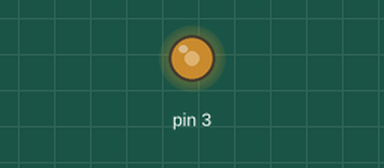
Simulated run of this sketch. Board: Arduino Uno, built with avr-gcc and run on an emulated ATmega328P. Shown: output pins drawn as LEDs (lit = HIGH).

Above: at 0.1 s.
Timing chart, 0 to 1.6 s (numbered marks = the images above):
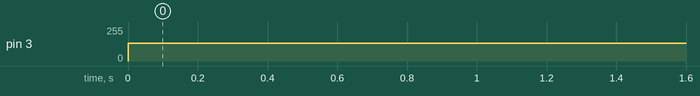

The sketch:

ArduinoPWM.ino
```cpp
void setup() {
  // put your setup code here, to run once:
  TCCR2B = TCCR2B & B11111000 | B00000001;
  pinMode(3, OUTPUT);
}

void loop() {
  // put your main code here, to run repeatedly:
  analogWrite(3, 135);
}
```

Measured:
- by itself, pin 3: 0/255 → 135/255 at 0.00 s
